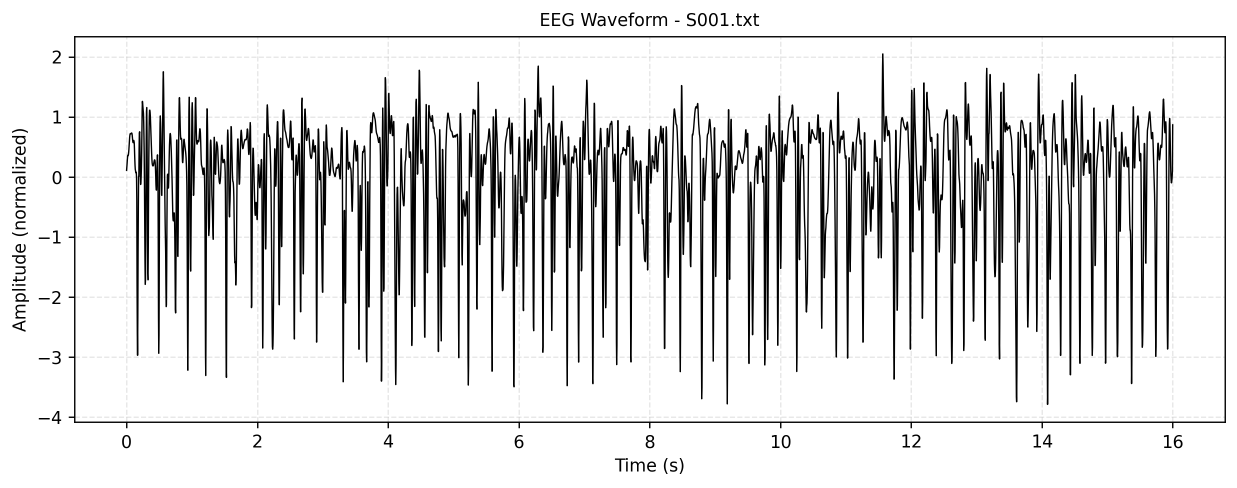
#> input picture data/ictal/S001_waveform.png, 2474 x 975 px (shown at 1/2 size); its folder holds 4 pictures in this run
$ python data_preprocessing.py
#> lines starting #> are read from the running program, lines starting #| are printed output that depends on the picture
import os
import numpy as np
from sklearn.model_selection import train_test_split
import cv2  # For image resizing
from PIL import Image  # For loading images

def load_and_preprocess_data(ictal_dir='data/ictal', preictal_dir='data/preictal', img_size=(224, 224)):
    """
    Load images from directories, preprocess, and split.
    Assumes images are in 'ictal' (label 1) and 'preictal' (label 0) folders.
    """
#> called with ictal_dir = 'data/ictal', preictal_dir = 'data/preictal', img_size = (224, 224)
    X = []
    y = []

    # Load ictal images (label 1)
    for img_file in os.listdir(ictal_dir):
        if img_file.endswith(('.png', '.jpg', '.jpeg')):
            img_path = os.path.join(ictal_dir, img_file)
            img = Image.open(img_path).convert('L')  # Grayscale
            img = np.array(img)
            img = cv2.resize(img, img_size)  # Resize
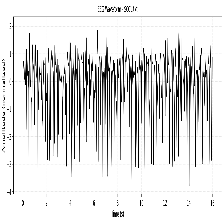
#> img: shape (224, 224); min 0, max 255, mean 221.3
            img = img / 255.0  # Normalize to [0, 1]
            img = np.expand_dims(img, axis=-1)  # Add channel dim: (224, 224, 1)
            X.append(img)
            y.append(1)
#> pass 2 of the loop in load_and_preprocess_data, `for img_file in os.listdir(ictal_dir):`:
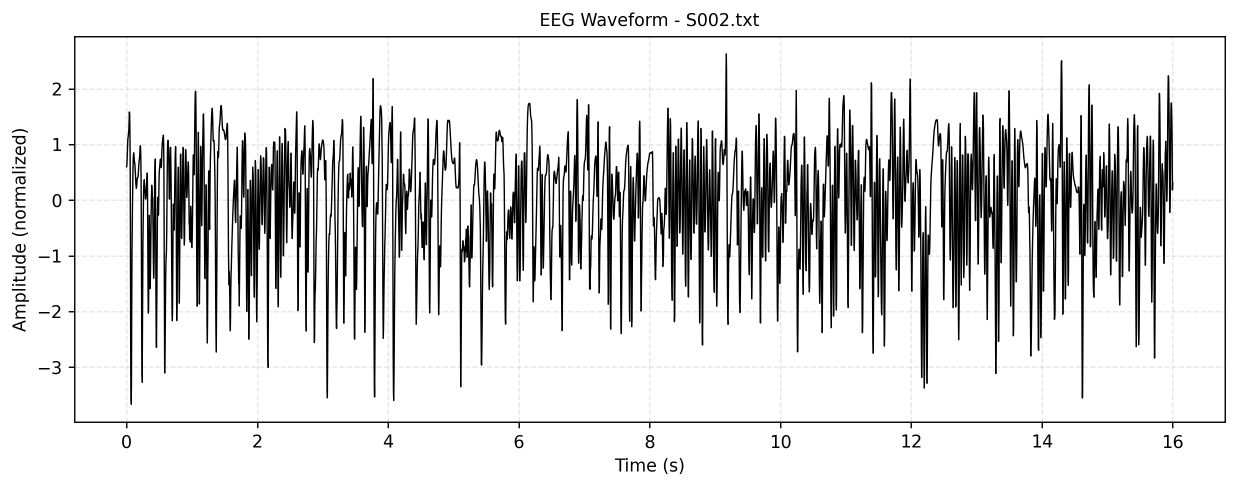
#> input picture data/ictal/S002_waveform.png, 2474 x 975 px (shown at 1/2 size)
#> in load_and_preprocess_data, `img = cv2.resize(img, img_size)`:
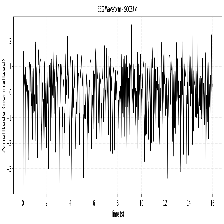
#> img: shape (224, 224); min 0, max 255, mean 219.7
#> pass 3 of the loop in load_and_preprocess_data, `for img_file in os.listdir(ictal_dir):`:
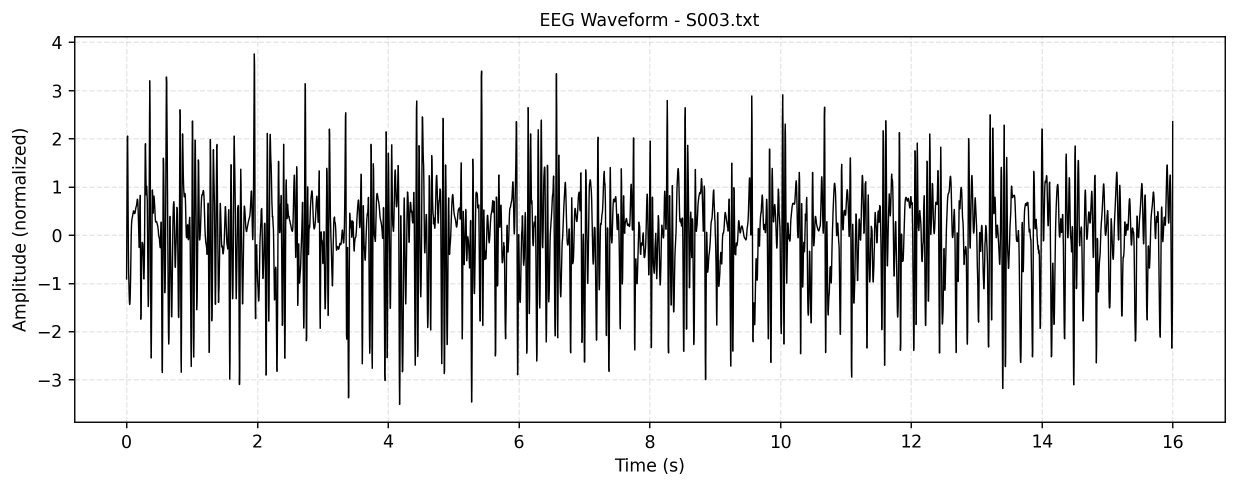
#> input picture data/ictal/S003_waveform.png, 2474 x 975 px (shown at 1/2 size)
#> in load_and_preprocess_data, `img = cv2.resize(img, img_size)`:
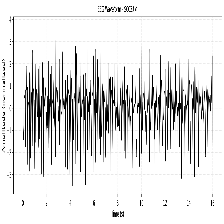
#> img: shape (224, 224); min 0, max 255, mean 222.2
#> the loop made 4 passes; the first 3 are shown

    # Load preictal images (label 0)
#> (the run stopped early here; a loop or call above may not have finished)
